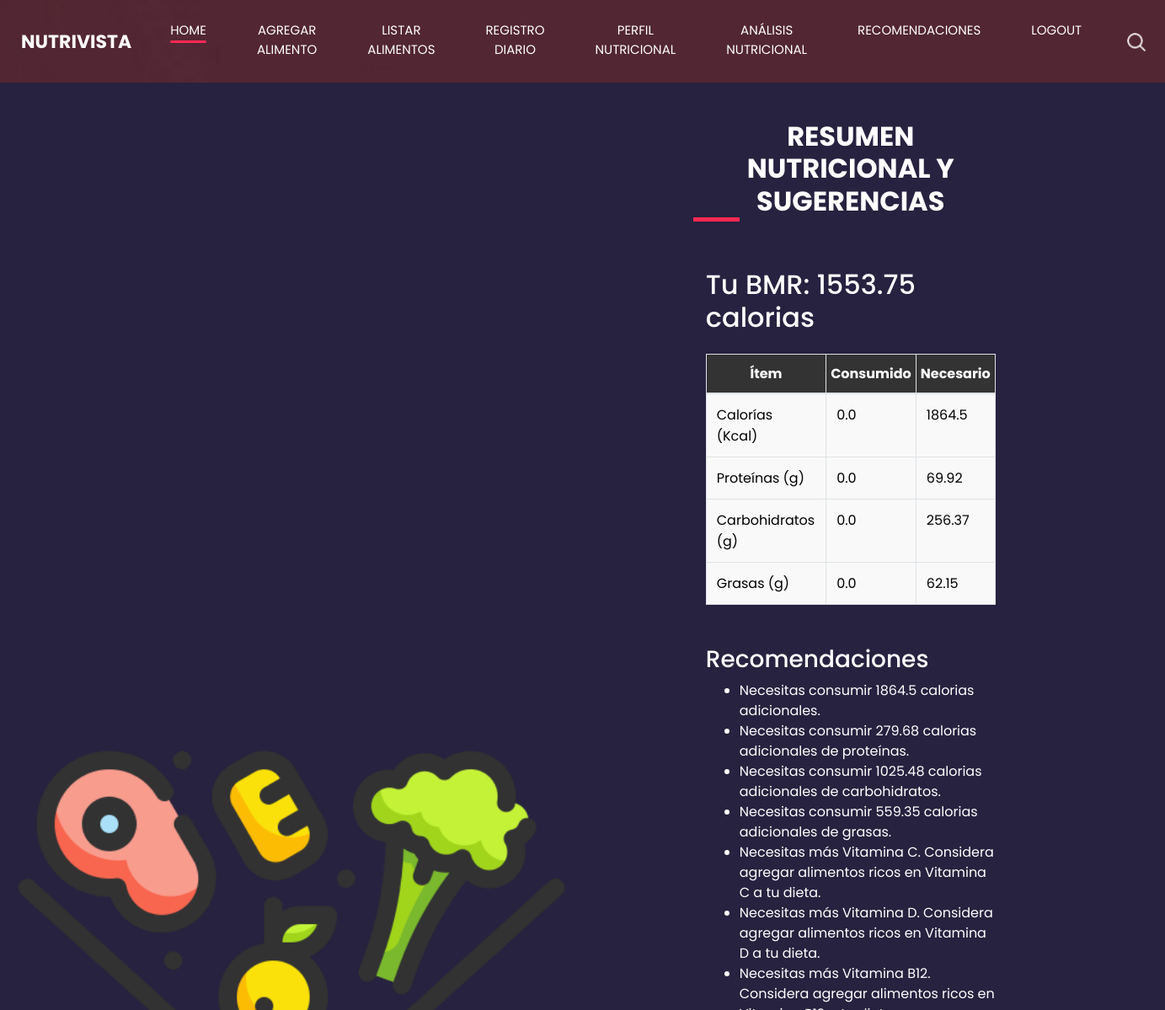
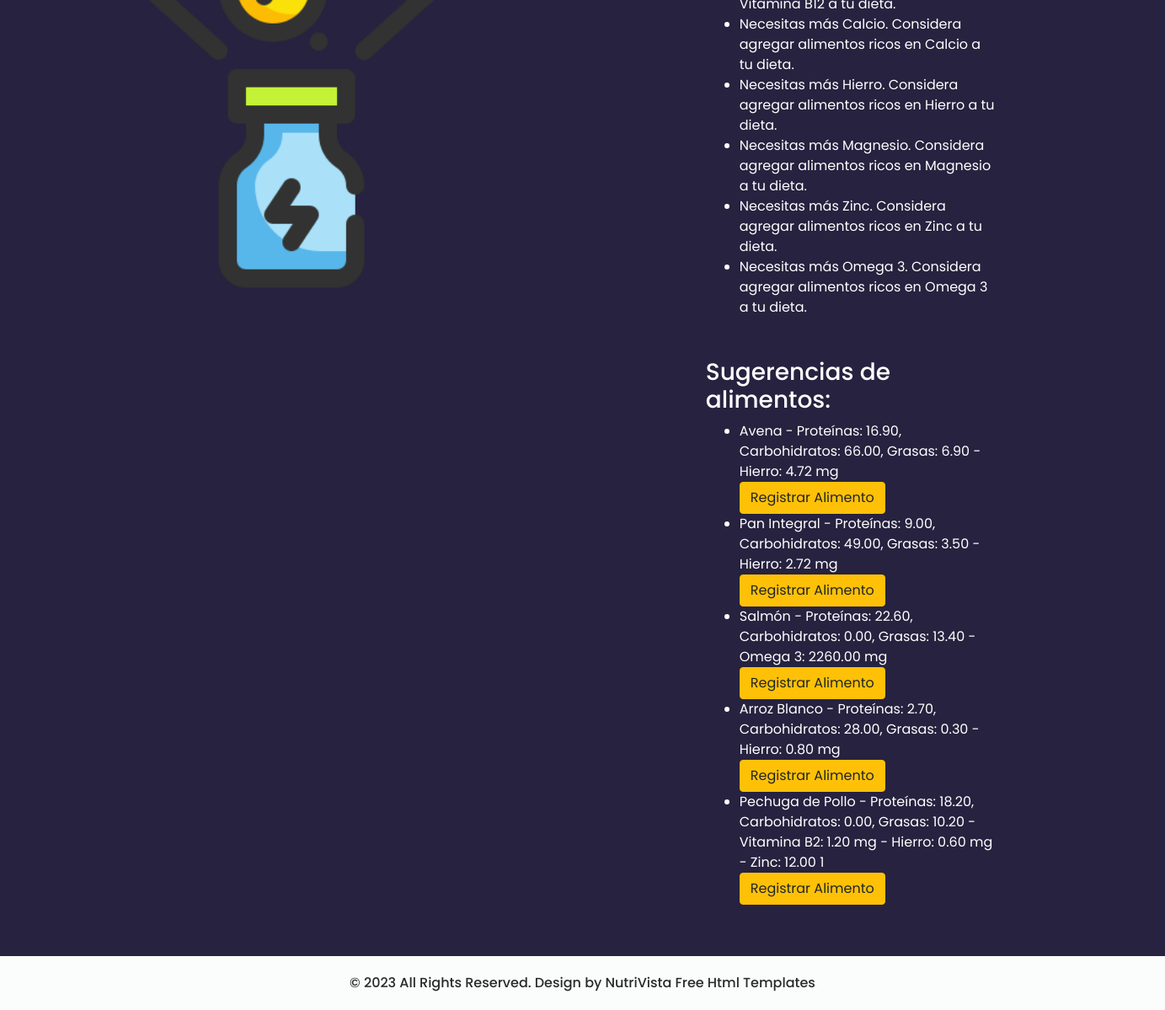
The page /sugerencias_alimentos/ (signed in) on the database its author committed (2 pictures, top to bottom).
### base/models.py (models this page shows, shortened)
class Alimento(models.Model):
    usuario = models.ForeignKey(User, on_delete=models.CASCADE)  # Added this line to associate each food item with a user.
    nombre = models.CharField(max_length=255)
    calorias = models.DecimalField(max_digits=6, decimal_places=2)
    proteinas = models.DecimalField(max_digits=6, decimal_places=2)
    carbohidratos = models.DecimalField(max_digits=6, decimal_places=2)
    grasas = models.DecimalField(max_digits=6, decimal_places=2)
    descripcion = models.TextField(null=True, blank=True)
    imagen = models.ImageField(upload_to='alimentos_imagenes/', null=True, blank=True)
    nutrientes = models.ManyToManyField(Nutriente, through='AlimentoNutriente')  # Relación ManyToMany agregada

class AlimentoNutriente(models.Model):
    alimento = models.ForeignKey(Alimento, on_delete=models.CASCADE)
    nutriente = models.ForeignKey(Nutriente, on_delete=models.CASCADE)
    cantidad = models.DecimalField(max_digits=6, decimal_places=2)
    unidad = models.CharField(max_length=20)

class Nutriente(models.Model):
    TIPO_CHOICES = [
        ('vitamina', 'Vitamina'),
        ('mineral', 'Mineral'),
    ]
    nombre = models.CharField(max_length=255)
    tipo = models.CharField(max_length=8, choices=TIPO_CHOICES)

### base/views.py (the view)
# urls.py: path('sugerencias_alimentos/', sugerencias_alimentos, name='sugerencias_alimentos'),
@login_required
def sugerencias_alimentos(request):
    perfil = get_object_or_404(PerfilNutricional, usuario=request.user)
    bmr = calcular_bmr(perfil)
    registros = RegistroDiario.objects.filter(usuario=request.user, fecha=date.today())
    necesidades = calcular_necesidades_nutricionales(perfil)
    analisis = analizar_ingesta_nutricional(registros, necesidades)
    sugerencias_macro_micro = Alimento.objects.filter(usuario=request.user).annotate(total_macro=F('proteinas') + F('carbohidratos') + F('grasas') + F('nutrientes')).order_by('-total_macro')[:5]
    Alimento.objects.filter(usuario=request.user)
    return render(request, 'base/sugerencias_alimentos.html', {
        'bmr': bmr,
        'analisis': analisis,
        'sugerencias_macro_micro': sugerencias_macro_micro,
    })

### base/utils.py (called while the page is built)
def calcular_bmr(perfil):
    peso = float(perfil.peso)  # Convertimos a float
    altura = float(perfil.altura) * 100  # Convertimos la altura a cm
    edad = perfil.edad
    if perfil.sexo == 'Hombre':
        bmr = (10 * peso) + (6.25 * altura) - (5 * edad) + 5
    else:
        bmr = (10 * peso) + (6.25 * altura) - (5 * edad) - 161
    return round(bmr, 2)

def calcular_necesidades_nutricionales(perfil):
    bmr = calcular_bmr(perfil)
    factor_actividad = 1.2
    if perfil.nivel_actividad == 'ligera':
        factor_actividad = 1.375
    elif perfil.nivel_actividad == 'moderada':
        factor_actividad = 1.55
    elif perfil.nivel_actividad == 'intensa':
        factor_actividad = 1.725
    elif perfil.nivel_actividad == 'muy intensa':
        factor_actividad = 1.9
    calorias_mantenimiento = bmr * factor_actividad
    proteinas = (calorias_mantenimiento * 0.15) / 4
    carbohidratos = (calorias_mantenimiento * 0.55) / 4
    grasas = (calorias_mantenimiento * 0.3) / 9
    return {
        'calorias': round(calorias_mantenimiento, 2),
        'proteinas': round(proteinas, 2),
        'carbohidratos': round(carbohidratos, 2),
        'grasas': round(grasas, 2)
    }

### base/templates/base/sugerencias_alimentos.html (shortened to what this page needs)
{% load static %}
<html>
<head>
    <link rel="stylesheet" type="text/css" href="https://cdnjs.cloudflare.com/ajax/libs/OwlCarousel2/2.3.4/assets/owl.carousel.min.css" />
    <link rel="stylesheet" type="text/css" href="{% static 'css/bootstrap.css' %}" />
    <link href="{% static 'css/style.css' %}" rel="stylesheet" />
    <link href="{% static 'css/responsive.css' %}" rel="stylesheet" />
</head>
<body class="sub_page">
    <div class="hero_area">
        <header class="header_section">
            <div class="container-fluid">
                <nav class="navbar navbar-expand-lg custom_nav-container ">
                    <a class="navbar-brand" href="{% url 'main_page' %}">
                        <span>
                            NutriVista
                        </span>
                    </a>
                    <div class="collapse navbar-collapse" id="navbarSupportedContent">
                        <div class="d-flex ml-auto flex-column flex-lg-row align-items-center">
                          <ul class="navbar-nav  ">
                            <li class="nav-item active">
                              <a class="nav-link" href="{% url 'main_page' %}">Home <span class="sr-only">(current)</span></a>
                            </li>
                            {% if not user.is_superuser %}
                            <li class="nav-item">
                              <a class="nav-link" href="{% url 'agregar_alimento' %}"> Agregar Alimento</a>
                            </li>
                              <li class="nav-item">
                              <a class="nav-link" href="{% url 'listar_alimentos' %}"> Listar Alimentos</a>
                            </li>
                            <li class="nav-item">
                              <a class="nav-link" href="{% url 'registro_diario' %}"> Registro Diario</a>
                            </li>
                            <li class="nav-item">
                              <a class="nav-link" href="{% url 'perfil_nutricional' %}"> Perfil Nutricional</a>
                            </li>
                            <li class="nav-item">
                              <a class="nav-link" href="{% url 'analisis_nutricional' %}"> Análisis Nutricional</a>
                            </li>
                            <li class="nav-item">
                              <a class="nav-link" href="{% url 'sugerencias_alimentos' %}"> Recomendaciones</a>
                            </li>
                            {% endif %}
                            <li class="nav-item">
                              <a class="nav-link" href="{% url 'logout' %}"> Logout</a>
                            </li>
                          </ul>
                            <div class="user_option">
                                <form class="form-inline my-2 my-lg-0 ml-0 ml-lg-4 mb-3 mb-lg-0">
                                    <button class="btn  my-2 my-sm-0 nav_search-btn" type="submit"></button>
                                </form>
                            </div>
                        </div>
                    </div>
                </nav>
            </div>
        </header>
    </div>
    <section class="contact_section ">
        <div class="container-fluid">
            <div class="row">
                <div class="col-md-6 px-0">
                    <div class="img-box">
                        <img src="{% static 'images/2317045.png' %}" alt="Imagen Análisis Nutricional">
                    </div>
                </div>
                <div class="col-lg-5 col-md-6">
                    <div class="form_container pr-0 pr-lg-5 mr-0 mr-lg-2">
                        <div class="heading_container">
                            <h2>
                                Resumen Nutricional y Sugerencias
                            </h2>
                        </div>
                        <div class="container mt-5">
                            <h2>Tu BMR: {{ bmr }} calorias</h2>
                            <table class="table table-bordered mt-4">
                                <thead>
                                    <tr>
                                        <th scope="col">Ítem</th>
                                        <th scope="col">Consumido</th>
                                        <th scope="col">Necesario</th>
                                    </tr>
                                </thead>
                                <tbody>
                                    <tr>
                                        <td>Calorías (Kcal)</td>
                                        <td>{{ analisis.calorias_consumidas }}</td>
                                        <td>{{ analisis.calorias_necesarias }}</td>
                                    </tr>
                                    <tr>
                                        <td>Proteínas (g)</td>
                                        <td>{{ analisis.proteinas_consumidas }}</td>
                                        <td>{{ analisis.proteinas_necesarias }}</td>
                                    </tr>
                                    <tr>
                                        <td>Carbohidratos (g)</td>
                                        <td>{{ analisis.carbohidratos_consumidas }}</td>
                                        <td>{{ analisis.carbohidratos_necesarios }}</td>
                                    </tr>
                                    <tr>
                                        <td>Grasas (g)</td>
                                        <td>{{ analisis.grasas_consumidas }}</td>
                                        <td>{{ analisis.grasas_necesarias }}</td>
                                    </tr>
                                </tbody>
                            </table>
                            <h3 class="mt-5">Recomendaciones</h3>
                            <ul>
                                {% for recomendacion in analisis.recomendaciones %}
                                    <li>{{ recomendacion }}</li>
                                {% endfor %}
                            </ul>
                            <h3 class="mt-5">Sugerencias de alimentos:</h3>
                            <ul>
                                {% for alimento in sugerencias_macro_micro %}
                                    <li>
                                        {{ alimento.nombre }} -
                                        Proteínas: {{ alimento.proteinas }},
                                        Carbohidratos: {{ alimento.carbohidratos }},
                                        Grasas: {{ alimento.grasas }}
                                        {% for nutriente in alimento.alimentonutriente_set.all %}
                                            - {{ nutriente.nutriente.nombre }}: {{nutriente.cantidad}} {{ nutriente.unidad }}
                                        {% endfor %}
                                        <div>
                                            <a href="{% url 'registro_diario'%}" class="btn btn-warning">Registrar Alimento</a>
                                        </div>
                                    </li>
                                {% endfor %}
                            </ul>
                        </div>
                    </div>
                </div>
            </div>
        </div>
    </section>
    <footer class="container-fluid footer_section">
        <p>
            &copy; 2023 All Rights Reserved. Design by NutriVista
            <a href="https://html.design/">Free Html Templates</a>
        </p>
    </footer>
</body>
</html>

### base/static/css/style.css (style rules this page uses)
body { font-family: 'Poppins', sans-serif; color: #000000; background-color: #ffffff; }
.heading_container { display: -webkit-box; display: -ms-flexbox; display: flex; -webkit-box-pack: center; -ms-flex-pack: center; justify-content: center; text-align: center; }
.heading_container h2 { font-weight: bold; position: relative; padding-bottom: 5px; text-transform: uppercase; }
.heading_container h2::before { content: ""; position: absolute; bottom: 0; left: 50%; width: 55px; height: 5px; background-color: #ff2953; -webkit-transform: translateX(-50%); transform: translateX(-50%); }
.hero_area { height: 100vh; display: -webkit-box; display: -ms-flexbox; display: flex; -webkit-box-orient: vertical; -webkit-box-direction: normal; -ms-flex-direction: column; flex-direction: column; background-image: url(../images/hero-bg.jpg); background-size: cover; background-attachment: fixed; }
.sub_page .hero_area { height: auto; }
.header_section .container-fluid { padding-right: 25px; padding-left: 25px; }
.custom_nav-container.navbar-expand-lg .navbar-nav .nav-item .nav-link { margin: 10px 30px; padding: 0; padding-bottom: 3px; color: #ffffff; text-align: center; position: relative; text-transform: uppercase; font-size: 15px; }
.custom_nav-container.navbar-expand-lg .navbar-nav .nav-item .nav-link::after { display: none; content: ""; position: absolute; left: 0; bottom: 0; width: 100%; height: 3px; border-radius: 5px; background-color: #ffffff; }
.custom_nav-container.navbar-expand-lg .navbar-nav .nav-item.active a::after, .custom_nav-container.navbar-expand-lg .navbar-nav .nav-item:hover a::after { display: block; background-color: #ff2953; }
a, a:hover, a:focus { text-decoration: none; }
.btn, .btn:focus { outline: none !important; -webkit-box-shadow: none; box-shadow: none; }
.user_option { display: -webkit-box; display: -ms-flexbox; display: flex; -webkit-box-align: center; -ms-flex-align: center; align-items: center; }
.custom_nav-container .nav_search-btn { background-image: url(../images/search-icon.png); background-size: 22px; background-repeat: no-repeat; background-position-y: 7px; width: 35px; height: 35px; padding: 0; border: none; }
.navbar-brand { display: -webkit-box; display: -ms-flexbox; display: flex; -webkit-box-align: center; -ms-flex-align: center; align-items: center; position: relative; }
.navbar-brand span { font-size: 22px; text-transform: uppercase; font-weight: bold; color: #ffffff; position: relative; z-index: 3; }
.custom_nav-container { z-index: 99999; padding: 15px 0; }
.contact_section { position: relative; background-color: #27223f; color: #ffffff; }
.contact_section .heading_container { -webkit-box-pack: start; -ms-flex-pack: start; justify-content: start; }
.contact_section .heading_container h2::before { text-align: left; left: 0; -webkit-transform: none; transform: none; }
.contact_section .row { -webkit-box-align: center; -ms-flex-align: center; align-items: center; }
.contact_section .img-box img { width: 100%; }
.contact_section .form_container { padding: 45px 0 45px 15px; }
.footer_section { background-color: #fbfdfd; padding: 20px; font-weight: 500; }
.footer_section p { color: #292929; margin: 0; text-align: center; }
.footer_section a { color: #292929; }

### base/static/css/responsive.css (style rules this page uses)
@media (min-width: 1200px) { .container { max-width: 1170px; } }

### base/templates/base/sugerencias_alimentos.html (style rules this page uses)
.contact_section { display: flex; justify-content: center; align-items: center; min-height: 100vh; }
.form_container { width: 80%; margin: 0 auto; }
.table thead th { background-color: #333; color: white; text-align: center; padding: 10px 5px; }
.table tbody tr { background-color: #f9f9f9; color: black; }

### rows shown on the page
Alimento: nombre "Avena", proteinas "16.90", carbohidratos "66.00", grasas "6.90"
AlimentoNutriente: nutriente.nombre "Hierro", cantidad "4.72", unidad "mg"
Alimento: nombre "Pan Integral", proteinas "9.00", carbohidratos "49.00", grasas "3.50"
AlimentoNutriente: nutriente.nombre "Hierro", cantidad "2.72", unidad "mg"
Alimento: nombre "Salmón", proteinas "22.60", carbohidratos "0.00", grasas "13.40"
AlimentoNutriente: nutriente.nombre "Omega 3", cantidad "2260.00", unidad "mg"
Alimento: nombre "Arroz Blanco", proteinas "2.70", carbohidratos "28.00", grasas "0.30"
AlimentoNutriente: nutriente.nombre "Hierro", cantidad "0.80", unidad "mg"
Alimento: nombre "Pechuga de Pollo", proteinas "18.20", carbohidratos "0.00", grasas "10.20"
AlimentoNutriente: nutriente.nombre "Vitamina B2", cantidad "1.20", unidad "mg"
AlimentoNutriente: nutriente.nombre "Hierro", cantidad "0.60", unidad "mg"
AlimentoNutriente: nutriente.nombre "Zinc", cantidad "12.00", unidad "1"

### other values the page prints
{{ bmr }} "1553.75"
{{ analisis.calorias_consumidas }} "0.0"
{{ analisis.calorias_necesarias }} "1864.5"
{{ analisis.proteinas_consumidas }} "0.0"
{{ analisis.proteinas_necesarias }} "69.92"
{{ analisis.carbohidratos_consumidas }} "0.0"
{{ analisis.carbohidratos_necesarios }} "256.37"
{{ analisis.grasas_consumidas }} "0.0"
{{ analisis.grasas_necesarias }} "62.15"
{{ recomendacion }} "Necesitas consumir 1864.5 calorias adicionales." "Necesitas consumir 279.68 calorias adicionales de proteínas." "Necesitas consumir 1025.48 calorias adicionales de carbohidratos." "Necesitas consumir 559.35 calorias adicionales de grasas." "Necesitas más Vitamina C. Considera agregar alimentos ricos en Vitamina C a tu dieta." "Necesitas más Vitamina D. Considera agregar alimentos ricos en Vitamina D a tu dieta." "Necesitas más Vitamina B12. Considera agregar alimentos ricos en Vitamina B12 a tu dieta." "Necesitas más Calcio. Considera agregar alimentos ricos en Calcio a tu dieta." "Necesitas más Hierro. Considera agregar alimentos ricos en Hierro a tu dieta." "Necesitas más Magnesio. Considera agregar alimentos ricos en Magnesio a tu dieta." "Necesitas más Zinc. Considera agregar alimentos ricos en Zinc a tu dieta." "Necesitas más Omega 3. Considera agregar alimentos ricos en Omega 3 a tu dieta."
